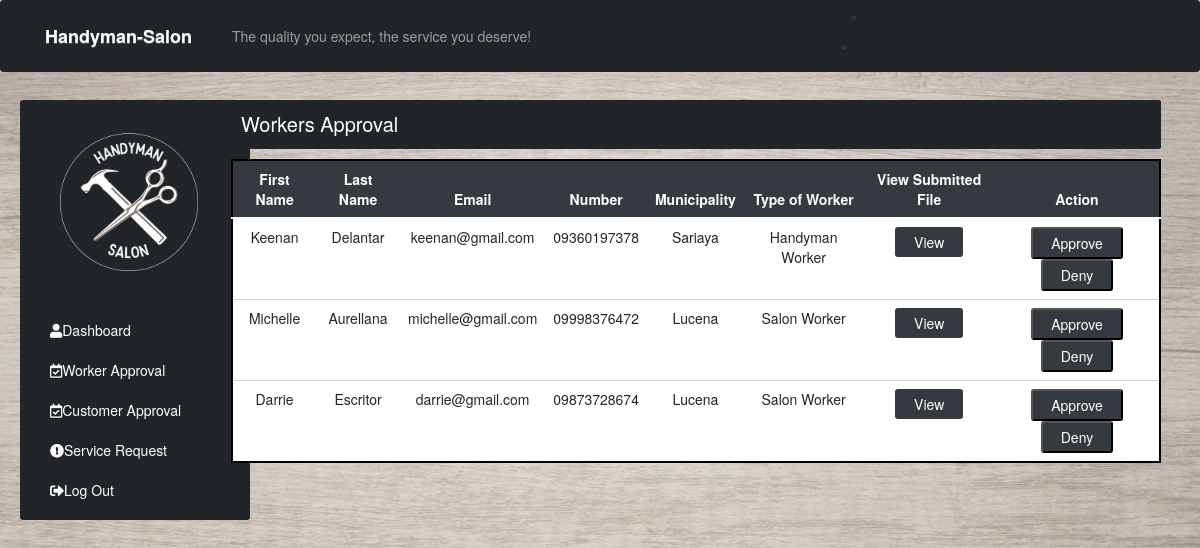
The page /Admin/ViewProfile.php on the database its author committed.
### tables this page shows
CREATE TABLE `workerslogin_tb` (
  `w_login_id` int(11) NOT NULL,
  `w_fname` varchar(60) NOT NULL,
  `w_lname` varchar(60) NOT NULL,
  `w_birthday` date NOT NULL,
  `w_gender` varchar(60) NOT NULL,
  `w_municipality` varchar(60) NOT NULL,
  `w_number` varchar(60) NOT NULL,
  `w_email` varchar(60) NOT NULL,
  `w_password` varchar(60) NOT NULL,
  `w_role` varchar(60) NOT NULL,
  `w_file` varchar(60) NOT NULL,
  `w_status` varchar(100) NOT NULL DEFAULT 'pending',
  `w_haircutprice` varchar(11) NOT NULL,
  `w_hair_color_price` varchar(11) NOT NULL,
  `w_manicure_price` varchar(11) NOT NULL,
  `w_pedicure_price` varchar(11) NOT NULL,
  `w_make_up_price` varchar(11) NOT NULL,
  `w_haircut` varchar(60) NOT NULL,
  `w_haircolor` varchar(60) NOT NULL,
  `w_manicure` varchar(60) NOT NULL,
  `w_pedicure` varchar(60) NOT NULL,
  `w_makeup` varchar(60) NOT NULL,
  `w_img` varchar(60) NOT NULL,
  `w_withdraw` varchar(100) NOT NULL DEFAULT 'pending'
);

### Admin/ViewProfile.php (the view, shortened to what this page needs)
<?php
include('includess/head.php');
include('../dbConnection.php');
?>
<div class="col-md-10" style="position:absolute; left:18%; width: 80%;">
    <p class="bg-dark text-white p-3" style="border-radius: 2px; font-size:20px;">Workers Approval</p>
    <?php
        $sql ="SELECT * FROM workerslogin_tb WHERE w_status = 'pending' ORDER BY w_login_id DESC";
        $result = $conn-> query($sql);
        if($result->num_rows > 0) {
    ?>
    <table class="table">
        <thead>
            <tr>
                <th scope="col">First Name</th>
                <th scope="col">Last Name</th>
                <th scope="col">Email</th>
                <th scope="col">Number</th>
                <th scope="col">Municipality</th>
                <th scope="col">Type of Worker</th>
                <th scope="col">View Submitted File</th>
                <th scope="col">Action</th>
            </tr>
        </thead>
        <tbody>
        <?php while($row = $result->fetch_assoc()){
            echo '<tr>';
            echo '<td>'.$row['w_fname'].'</td>';
            echo '<td>'.$row['w_lname'].'</td>';
            echo '<td>'.$row['w_email'].'</td>';
            echo '<td>'.$row['w_number'].'</td>';
            echo '<td>'.$row['w_municipality'].'</td>';
            echo '<td>'.$row['w_role'].'</td>';
            echo '<td>';
            echo '
            <form action="file.php" method="POST" class="d-inline">
            <input type="hidden" name="id" value='.$row["w_login_id"].'>
                    <button type = "submit" class="btn" name="view" value="View">
                    View
                    </button>
                 </form>
            </td>';
echo '<td>';
echo'
<form action="ViewProfile.php" method="POST">
<input type="hidden" name="w_login_id" value='.$row["w_login_id"].'/>
<input type="submit" class="approve" name="approve" value="Approve"/>
<input type="submit" class="deny" name="deny" value="Deny"/>
</form>
</td>';
             } ?>
        </tbody>
    </table>
      <?php  } else {
          echo "0 Result";
      }
      ?>
</div>
  <?php include('includess/foot.php')?>

### Admin/includess/head.php (style rules this page uses)
body { background-image:url(Image/H9.jpg); background-size:cover; }

### Admin/ViewProfile.php (style rules this page uses)
.table { background-color: white; border: 2px solid black; }
.table th { background-color: #343a40; color: white; font-size: 14px; }
.table th, td { border-bottom: 1px solid lightgray; text-align: center; }
.approve { padding: 4px 18px; background-color: #343a40; color: white; border-radius: 3px; }
.deny { padding: 4px 18px; background-color: #343a40; color: white; border-radius: 3px; }
.btn { padding: 4px 18px; background-color: #343a40; color: white; border-radius: 3px; }

### rows shown on the page
workerslogin_tb: w_fname "Keenan", w_lname "Delantar", w_email "keenan@gmail.com", w_number "09360197378", w_municipality "Sariaya", w_role "Handyman Worker"
workerslogin_tb: w_fname "Michelle", w_lname "Aurellana", w_email "michelle@gmail.com", w_number "09998376472", w_municipality "Lucena", w_role "Salon Worker"
workerslogin_tb: w_fname "Darrie", w_lname "Escritor", w_email "darrie@gmail.com", w_number "09873728674", w_municipality "Lucena", w_role "Salon Worker"
